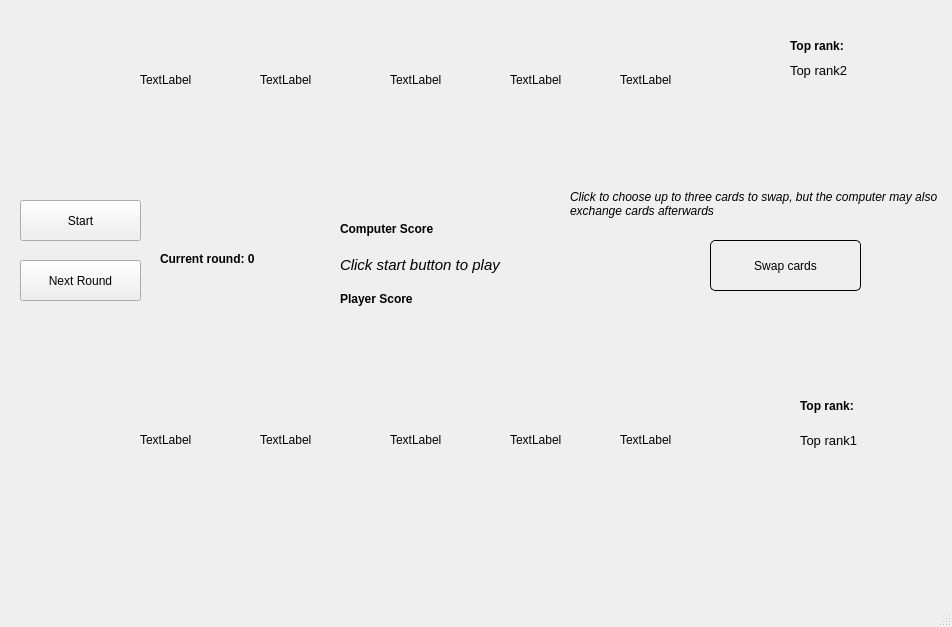
<?xml version="1.0" encoding="UTF-8"?>
<ui version="4.0">
 <class>MainWindow</class>
 <widget class="QMainWindow" name="MainWindow">
  <property name="geometry">
   <rect>
    <x>0</x>
    <y>0</y>
    <width>952</width>
    <height>627</height>
   </rect>
  </property>
  <property name="windowTitle">
   <string>Card Game</string>
  </property>
  <property name="windowIcon">
   <iconset resource="resources.qrc">
    <normaloff>:/images/PNG-cards-1.3/red_joker.png</normaloff>:/images/PNG-cards-1.3/red_joker.png</iconset>
  </property>
  <widget class="QWidget" name="centralwidget">
   <widget class="QPushButton" name="startButton">
    <property name="geometry">
     <rect>
      <x>20</x>
      <y>200</y>
      <width>121</width>
      <height>41</height>
     </rect>
    </property>
    <property name="styleSheet">
     <string notr="true"/>
    </property>
    <property name="text">
     <string>Start</string>
    </property>
   </widget>
   <widget class="QPushButton" name="nextRoundButton">
    <property name="geometry">
     <rect>
      <x>20</x>
      <y>260</y>
      <width>121</width>
      <height>41</height>
     </rect>
    </property>
    <property name="styleSheet">
     <string notr="true"/>
    </property>
    <property name="text">
     <string>Next Round</string>
    </property>
   </widget>
   <widget class="QLabel" name="label1">
    <property name="geometry">
     <rect>
      <x>140</x>
      <y>380</y>
      <width>80</width>
      <height>120</height>
     </rect>
    </property>
    <property name="text">
     <string>TextLabel</string>
    </property>
   </widget>
   <widget class="QLabel" name="label2">
    <property name="geometry">
     <rect>
      <x>260</x>
      <y>380</y>
      <width>80</width>
      <height>120</height>
     </rect>
    </property>
    <property name="text">
     <string>TextLabel</string>
    </property>
   </widget>
   <widget class="QLabel" name="label3">
    <property name="geometry">
     <rect>
      <x>390</x>
      <y>380</y>
      <width>80</width>
      <height>120</height>
     </rect>
    </property>
    <property name="text">
     <string>TextLabel</string>
    </property>
   </widget>
   <widget class="QLabel" name="label4">
    <property name="geometry">
     <rect>
      <x>510</x>
      <y>380</y>
      <width>80</width>
      <height>120</height>
     </rect>
    </property>
    <property name="text">
     <string>TextLabel</string>
    </property>
   </widget>
   <widget class="QLabel" name="label5">
    <property name="geometry">
     <rect>
      <x>620</x>
      <y>380</y>
      <width>80</width>
      <height>120</height>
     </rect>
    </property>
    <property name="text">
     <string>TextLabel</string>
    </property>
   </widget>
   <widget class="QLabel" name="label6">
    <property name="geometry">
     <rect>
      <x>140</x>
      <y>20</y>
      <width>80</width>
      <height>120</height>
     </rect>
    </property>
    <property name="text">
     <string>TextLabel</string>
    </property>
   </widget>
   <widget class="QLabel" name="label7">
    <property name="geometry">
     <rect>
      <x>260</x>
      <y>20</y>
      <width>80</width>
      <height>120</height>
     </rect>
    </property>
    <property name="text">
     <string>TextLabel</string>
    </property>
   </widget>
   <widget class="QLabel" name="label8">
    <property name="geometry">
     <rect>
      <x>390</x>
      <y>20</y>
      <width>80</width>
      <height>120</height>
     </rect>
    </property>
    <property name="text">
     <string>TextLabel</string>
    </property>
   </widget>
   <widget class="QLabel" name="label9">
    <property name="geometry">
     <rect>
      <x>510</x>
      <y>20</y>
      <width>80</width>
      <height>120</height>
     </rect>
    </property>
    <property name="text">
     <string>TextLabel</string>
    </property>
   </widget>
   <widget class="QLabel" name="label10">
    <property name="geometry">
     <rect>
      <x>620</x>
      <y>20</y>
      <width>80</width>
      <height>120</height>
     </rect>
    </property>
    <property name="text">
     <string>TextLabel</string>
    </property>
   </widget>
   <widget class="QLabel" name="labelWinner">
    <property name="geometry">
     <rect>
      <x>340</x>
      <y>250</y>
      <width>311</width>
      <height>31</height>
     </rect>
    </property>
    <property name="font">
     <font>
      <pointsize>11</pointsize>
     </font>
    </property>
    <property name="text">
     <string>&lt;html&gt;&lt;head/&gt;&lt;body&gt;&lt;p&gt;&lt;span style=&quot; font-style:italic;&quot;&gt;Click start button to play&lt;/span&gt;&lt;/p&gt;&lt;/body&gt;&lt;/html&gt;</string>
    </property>
   </widget>
   <widget class="QLabel" name="labelPlayerScore">
    <property name="geometry">
     <rect>
      <x>340</x>
      <y>290</y>
      <width>171</width>
      <height>19</height>
     </rect>
    </property>
    <property name="font">
     <font>
      <bold>true</bold>
     </font>
    </property>
    <property name="text">
     <string>&lt;html&gt;&lt;head/&gt;&lt;body&gt;&lt;p&gt;&lt;span style=&quot; font-weight:700;&quot;&gt;Player Score&lt;/span&gt;&lt;/p&gt;&lt;/body&gt;&lt;/html&gt;</string>
    </property>
   </widget>
   <widget class="QLabel" name="labelComputerScore">
    <property name="geometry">
     <rect>
      <x>340</x>
      <y>220</y>
      <width>181</width>
      <height>19</height>
     </rect>
    </property>
    <property name="font">
     <font>
      <bold>true</bold>
     </font>
    </property>
    <property name="text">
     <string>&lt;html&gt;&lt;head/&gt;&lt;body&gt;&lt;p&gt;&lt;span style=&quot; font-weight:700;&quot;&gt;Computer Score&lt;/span&gt;&lt;/p&gt;&lt;/body&gt;&lt;/html&gt;</string>
    </property>
   </widget>
   <widget class="QLabel" name="labelCurrentRound">
    <property name="geometry">
     <rect>
      <x>160</x>
      <y>250</y>
      <width>171</width>
      <height>19</height>
     </rect>
    </property>
    <property name="font">
     <font>
      <bold>true</bold>
     </font>
    </property>
    <property name="text">
     <string>&lt;html&gt;&lt;head/&gt;&lt;body&gt;&lt;p&gt;&lt;span style=&quot; font-weight:700;&quot;&gt;Current round: 0&lt;/span&gt;&lt;/p&gt;&lt;/body&gt;&lt;/html&gt;</string>
    </property>
   </widget>
   <widget class="QPushButton" name="swapButton">
    <property name="geometry">
     <rect>
      <x>710</x>
      <y>240</y>
      <width>151</width>
      <height>51</height>
     </rect>
    </property>
    <property name="styleSheet">
     <string notr="true">
    border: 1px solid black;         
    border-radius: 5px;            
    padding: 5px;                 
    </string>
    </property>
    <property name="text">
     <string>Swap cards</string>
    </property>
   </widget>
   <widget class="QLabel" name="labelCardInfo1">
    <property name="geometry">
     <rect>
      <x>140</x>
      <y>510</y>
      <width>91</width>
      <height>19</height>
     </rect>
    </property>
    <property name="text">
     <string/>
    </property>
   </widget>
   <widget class="QLabel" name="labelCardInfo2">
    <property name="geometry">
     <rect>
      <x>260</x>
      <y>510</y>
      <width>121</width>
      <height>19</height>
     </rect>
    </property>
    <property name="text">
     <string/>
    </property>
   </widget>
   <widget class="QLabel" name="labelCardInfo3">
    <property name="geometry">
     <rect>
      <x>390</x>
      <y>510</y>
      <width>121</width>
      <height>19</height>
     </rect>
    </property>
    <property name="text">
     <string/>
    </property>
   </widget>
   <widget class="QLabel" name="labelCardInfo4">
    <property name="geometry">
     <rect>
      <x>510</x>
      <y>510</y>
      <width>111</width>
      <height>19</height>
     </rect>
    </property>
    <property name="text">
     <string/>
    </property>
   </widget>
   <widget class="QLabel" name="labelCardInfo5">
    <property name="geometry">
     <rect>
      <x>620</x>
      <y>510</y>
      <width>111</width>
      <height>19</height>
     </rect>
    </property>
    <property name="text">
     <string/>
    </property>
   </widget>
   <widget class="QLabel" name="labelCardInfo6">
    <property name="geometry">
     <rect>
      <x>140</x>
      <y>140</y>
      <width>131</width>
      <height>19</height>
     </rect>
    </property>
    <property name="text">
     <string/>
    </property>
   </widget>
   <widget class="QLabel" name="labelCardInfo7">
    <property name="geometry">
     <rect>
      <x>260</x>
      <y>140</y>
      <width>141</width>
      <height>19</height>
     </rect>
    </property>
    <property name="text">
     <string/>
    </property>
   </widget>
   <widget class="QLabel" name="labelCardInfo8">
    <property name="geometry">
     <rect>
      <x>390</x>
      <y>140</y>
      <width>111</width>
      <height>19</height>
     </rect>
    </property>
    <property name="text">
     <string/>
    </property>
   </widget>
   <widget class="QLabel" name="labelCardInfo9">
    <property name="geometry">
     <rect>
      <x>510</x>
      <y>140</y>
      <width>111</width>
      <height>19</height>
     </rect>
    </property>
    <property name="text">
     <string/>
    </property>
   </widget>
   <widget class="QLabel" name="labelCardInfo10">
    <property name="geometry">
     <rect>
      <x>620</x>
      <y>140</y>
      <width>111</width>
      <height>19</height>
     </rect>
    </property>
    <property name="text">
     <string/>
    </property>
   </widget>
   <widget class="QLabel" name="labelPlayer1HandType">
    <property name="geometry">
     <rect>
      <x>800</x>
      <y>410</y>
      <width>111</width>
      <height>61</height>
     </rect>
    </property>
    <property name="font">
     <font>
      <pointsize>11</pointsize>
     </font>
    </property>
    <property name="text">
     <string>&lt;html&gt;&lt;head/&gt;&lt;body&gt;&lt;p&gt;&lt;span style=&quot; font-size:10pt;&quot;&gt;Top rank1&lt;/span&gt;&lt;/p&gt;&lt;/body&gt;&lt;/html&gt;</string>
    </property>
   </widget>
   <widget class="QLabel" name="labelPlayer2HandType">
    <property name="geometry">
     <rect>
      <x>790</x>
      <y>50</y>
      <width>131</width>
      <height>41</height>
     </rect>
    </property>
    <property name="font">
     <font>
      <pointsize>11</pointsize>
     </font>
    </property>
    <property name="text">
     <string>&lt;html&gt;&lt;head/&gt;&lt;body&gt;&lt;p&gt;&lt;span style=&quot; font-size:10pt;&quot;&gt;Top rank2&lt;/span&gt;&lt;/p&gt;&lt;/body&gt;&lt;/html&gt;</string>
    </property>
   </widget>
   <widget class="QLabel" name="label">
    <property name="geometry">
     <rect>
      <x>570</x>
      <y>190</y>
      <width>371</width>
      <height>71</height>
     </rect>
    </property>
    <property name="acceptDrops">
     <bool>false</bool>
    </property>
    <property name="text">
     <string>&lt;html&gt;&lt;head/&gt;&lt;body&gt;&lt;p&gt;&lt;span style=&quot; font-style:italic;&quot;&gt;Click to choose up to three cards to swap, but the computer may also exchange cards afterwards&lt;/span&gt;&lt;/p&gt;&lt;/body&gt;&lt;/html&gt;</string>
    </property>
    <property name="textFormat">
     <enum>Qt::AutoText</enum>
    </property>
    <property name="scaledContents">
     <bool>false</bool>
    </property>
    <property name="alignment">
     <set>Qt::AlignLeading|Qt::AlignLeft|Qt::AlignTop</set>
    </property>
    <property name="wordWrap">
     <bool>true</bool>
    </property>
   </widget>
   <widget class="QLabel" name="label_4">
    <property name="geometry">
     <rect>
      <x>790</x>
      <y>30</y>
      <width>91</width>
      <height>31</height>
     </rect>
    </property>
    <property name="font">
     <font>
      <bold>true</bold>
     </font>
    </property>
    <property name="text">
     <string>Top rank:</string>
    </property>
   </widget>
   <widget class="QLabel" name="label_5">
    <property name="geometry">
     <rect>
      <x>800</x>
      <y>390</y>
      <width>91</width>
      <height>31</height>
     </rect>
    </property>
    <property name="font">
     <font>
      <bold>true</bold>
     </font>
    </property>
    <property name="text">
     <string>Top rank:</string>
    </property>
   </widget>
  </widget>
  <widget class="QMenuBar" name="menubar">
   <property name="geometry">
    <rect>
     <x>0</x>
     <y>0</y>
     <width>952</width>
     <height>25</height>
    </rect>
   </property>
  </widget>
  <widget class="QStatusBar" name="statusbar"/>
 </widget>
 <resources>
  <include location="resources.qrc"/>
 </resources>
 <connections/>
</ui>
